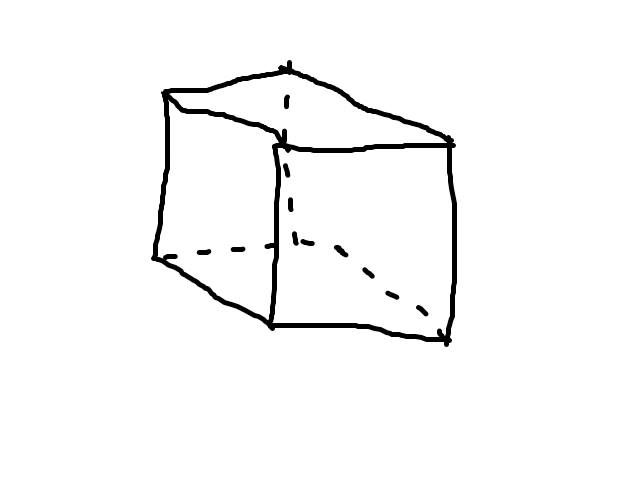
#> input picture cube.jpg, 640 x 480 px
$ python -i edge.py   (imports and definitions only)
#> lines starting #> are read from the running program, lines starting #| are printed output that depends on the picture; after the words box and inside, x2 and y2 are one past the last pixel; in counts of white or black regions, pixels touching at a corner belong together
import cv2
import scipy
from scipy import ndimage
import skimage
import skimage.viewer
import skimage.segmentation
import skimage.data
import skimage.io
import matplotlib.pyplot as plt

import numpy as np
import matplotlib.pyplot as plt


def open(filename):

    return cv2.imread(filename)


def edge_detect(im):

    #remove some of the noise in the image
    denoise = ndimage.median_filter(im, 1)

    #run canney to get the edges
    edges = cv2.Canny(denoise,100,400)


    denoise = ndimage.median_filter(edges, 1)
    return edges

def label(im):

    gray = cv2.cvtColor(im,cv2.COLOR_BGR2GRAY)
    ret, thresh = cv2.threshold(gray,0,255,cv2.THRESH_BINARY_INV+cv2.THRESH_OTSU)
    return thresh

def show(im):

    plt.imshow(im)
    plt.show()

# [7 lines not run here, left out]

>>> import cv2
>>> picture = cv2.imread('cube.jpg')
#> picture is the input picture: shape (480, 640, 3); min 0, max 255, mean 247.9
>>> result = edge_detect(picture)
#> in edge_detect, `edges = cv2.Canny(denoise,100,400)`:
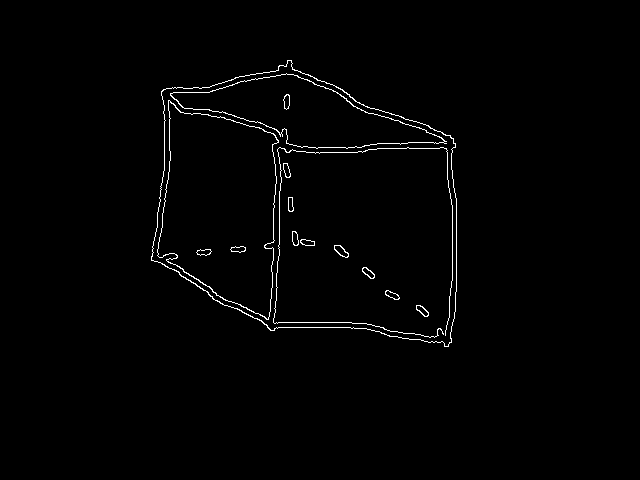
#> edges: shape (480, 640); 1.2% white in thin lines or dots, all inside (x1, y1, x2, y2) = (151, 60, 457, 347)
